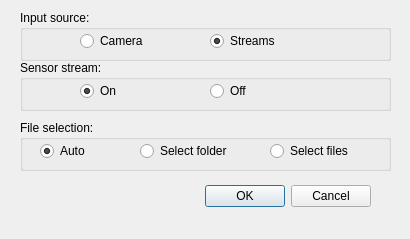
<?xml version="1.0" encoding="UTF-8"?>
<ui version="4.0">
 <class>StartOptionsDialog</class>
 <widget class="QDialog" name="StartOptionsDialog">
  <property name="geometry">
   <rect>
    <x>0</x>
    <y>0</y>
    <width>410</width>
    <height>239</height>
   </rect>
  </property>
  <property name="windowTitle">
   <string>Dialog</string>
  </property>
  <widget class="QDialogButtonBox" name="buttonBox">
   <property name="geometry">
    <rect>
     <x>30</x>
     <y>180</y>
     <width>341</width>
     <height>32</height>
    </rect>
   </property>
   <property name="orientation">
    <enum>Qt::Horizontal</enum>
   </property>
   <property name="standardButtons">
    <set>QDialogButtonBox::Cancel|QDialogButtonBox::Ok</set>
   </property>
  </widget>
  <widget class="QGroupBox" name="groupBoxInp">
   <property name="geometry">
    <rect>
     <x>20</x>
     <y>10</y>
     <width>371</width>
     <height>51</height>
    </rect>
   </property>
   <property name="title">
    <string>Input source:</string>
   </property>
   <widget class="QRadioButton" name="radioButton_SrcStrm">
    <property name="geometry">
     <rect>
      <x>190</x>
      <y>20</y>
      <width>116</width>
      <height>22</height>
     </rect>
    </property>
    <property name="text">
     <string>Streams</string>
    </property>
    <property name="checked">
     <bool>true</bool>
    </property>
    <attribute name="buttonGroup">
     <string notr="true">buttonGroupInput</string>
    </attribute>
   </widget>
   <widget class="QRadioButton" name="radioButton_SrcCam">
    <property name="geometry">
     <rect>
      <x>60</x>
      <y>20</y>
      <width>116</width>
      <height>22</height>
     </rect>
    </property>
    <property name="text">
     <string>Camera</string>
    </property>
    <attribute name="buttonGroup">
     <string notr="true">buttonGroupInput</string>
    </attribute>
   </widget>
  </widget>
  <widget class="QGroupBox" name="groupBoxSen">
   <property name="geometry">
    <rect>
     <x>20</x>
     <y>60</y>
     <width>371</width>
     <height>51</height>
    </rect>
   </property>
   <property name="title">
    <string>Sensor stream:</string>
   </property>
   <widget class="QRadioButton" name="radioButton_SenOff">
    <property name="geometry">
     <rect>
      <x>190</x>
      <y>20</y>
      <width>116</width>
      <height>22</height>
     </rect>
    </property>
    <property name="text">
     <string>Off</string>
    </property>
    <attribute name="buttonGroup">
     <string notr="true">buttonGroupSen</string>
    </attribute>
   </widget>
   <widget class="QRadioButton" name="radioButton_SenOn">
    <property name="geometry">
     <rect>
      <x>60</x>
      <y>20</y>
      <width>116</width>
      <height>22</height>
     </rect>
    </property>
    <property name="text">
     <string>On</string>
    </property>
    <property name="checked">
     <bool>true</bool>
    </property>
    <attribute name="buttonGroup">
     <string notr="true">buttonGroupSen</string>
    </attribute>
   </widget>
  </widget>
  <widget class="QGroupBox" name="groupBoxFiles">
   <property name="geometry">
    <rect>
     <x>20</x>
     <y>120</y>
     <width>371</width>
     <height>51</height>
    </rect>
   </property>
   <property name="title">
    <string>File selection:</string>
   </property>
   <widget class="QRadioButton" name="radioButton_FileFile">
    <property name="geometry">
     <rect>
      <x>250</x>
      <y>20</y>
      <width>116</width>
      <height>22</height>
     </rect>
    </property>
    <property name="text">
     <string>Select files</string>
    </property>
    <attribute name="buttonGroup">
     <string notr="true">buttonGroupFileOptions</string>
    </attribute>
   </widget>
   <widget class="QRadioButton" name="radioButton_FileFolder">
    <property name="geometry">
     <rect>
      <x>120</x>
      <y>20</y>
      <width>116</width>
      <height>22</height>
     </rect>
    </property>
    <property name="text">
     <string>Select folder</string>
    </property>
    <attribute name="buttonGroup">
     <string notr="true">buttonGroupFileOptions</string>
    </attribute>
   </widget>
   <widget class="QRadioButton" name="radioButton_FileAuto">
    <property name="geometry">
     <rect>
      <x>20</x>
      <y>20</y>
      <width>116</width>
      <height>22</height>
     </rect>
    </property>
    <property name="text">
     <string>Auto</string>
    </property>
    <property name="checked">
     <bool>true</bool>
    </property>
    <attribute name="buttonGroup">
     <string notr="true">buttonGroupFileOptions</string>
    </attribute>
   </widget>
  </widget>
 </widget>
 <resources/>
 <connections>
  <connection>
   <sender>buttonBox</sender>
   <signal>accepted()</signal>
   <receiver>StartOptionsDialog</receiver>
   <slot>accept()</slot>
   <hints>
    <hint type="sourcelabel">
     <x>248</x>
     <y>254</y>
    </hint>
    <hint type="destinationlabel">
     <x>157</x>
     <y>274</y>
    </hint>
   </hints>
  </connection>
  <connection>
   <sender>buttonBox</sender>
   <signal>rejected()</signal>
   <receiver>StartOptionsDialog</receiver>
   <slot>reject()</slot>
   <hints>
    <hint type="sourcelabel">
     <x>316</x>
     <y>260</y>
    </hint>
    <hint type="destinationlabel">
     <x>286</x>
     <y>274</y>
    </hint>
   </hints>
  </connection>
 </connections>
 <buttongroups>
  <buttongroup name="buttonGroupFileOptions"/>
  <buttongroup name="buttonGroupInput"/>
  <buttongroup name="buttonGroupSen"/>
 </buttongroups>
</ui>
